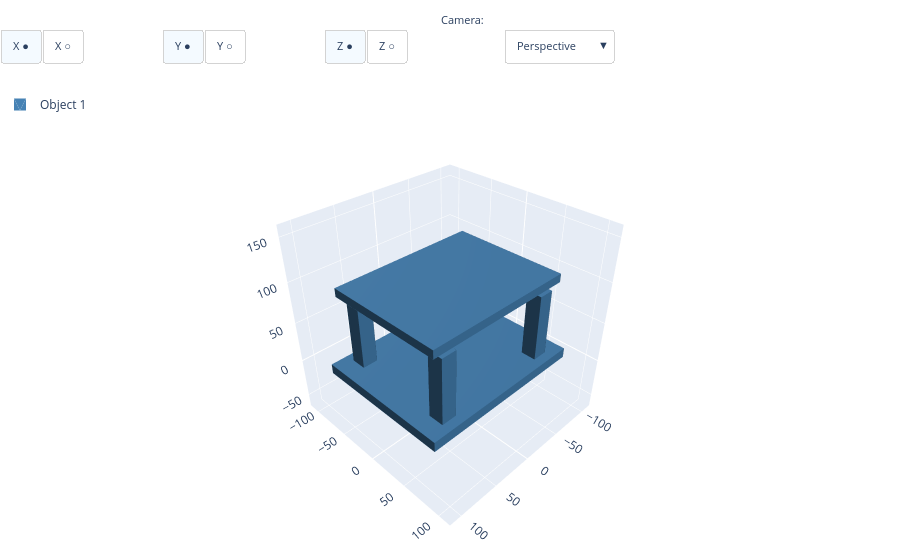

The code cell stored with this chart in its notebook:
### Markdown cell above
---

## 4) Estrutura arquitetônica simples

Agora montamos uma base, quatro pilares e uma laje. O raciocínio é muito parecido com um histórico de operações de projeto.

### Code cell
with b3d.BuildPart() as parte_estrutura_arq:
    b3d.Box(200, 160, 12)

    # Quatro pilares distribuídos nos cantos internos da base
    with b3d.Locations((-70, -60, 46), (70, -60, 46), (-70, 60, 46), (70, 60, 46)):
        b3d.Box(18, 18, 80)

    # Laje superior apoiada sobre os pilares
    with b3d.Locations((0, 0, 97)):
        b3d.Box(180, 140, 10)

modelo4 = parte_estrutura_arq.part
show(modelo4)

### Figure 1 — Plotly figure (JSON) as saved in the notebook; plotly's stock layout.template omitted (floating-point values rounded to 4 significant figures; data arrays with more than 128 entries replaced by an {"elided": "..."} marker saying what was removed)
{"data": [{"color": "steelblue", "flatshading": true, "i": [1, 1, 5, 5, 11, 11, 15, 15, 19, 19, 23, 23, 25, 25, 31, 31, 39, 37, 33, 33, 47, 47, 45, 46, 41, 41, 34, 34, 34, 42, 48, 48, 49, 49, 51, 51, 35, 35, 35, 35, 35, 35, 55, 55, 59, 59, 61, 61, 65, 65, 71, 71, 73, 73, 79, 79, 81, 81, 87, 87, 89, 89, 95, 95, 97, 97, 103, 103, 105, 105, 111, 111, 113, 113, 119, 119, 121, 121, 127, 127, 131, 131, 135, 135, 139, 139, 143, 143], "j": [2, 3, 4, 6, 8, 10, 13, 12, 16, 18, 21, 20, 26, 27, 28, 30, 36, 32, 37, 32, 37, 44, 33, 33, 38, 39, 43, 40, 39, 43, 47, 38, 46, 47, 41, 48, 49, 50, 51, 42, 33, 46, 53, 52, 56, 58, 60, 62, 66, 67, 68, 70, 72, 74, 77, 76, 82, 83, 84, 86, 88, 90, 93, 92, 98, 99, 100, 102, 104, 106, 109, 108, 114, 115, 116, 118, 120, 122, 125, 124, 129, 128, 133, 132, 137, 136, 141, 140], "k": [0, 2, 6, 7, 9, 8, 12, 14, 17, 16, 20, 22, 24, 26, 29, 28, 32, 36, 44, 37, 38, 37, 44, 45, 39, 40, 40, 39, 32, 34, 38, 41, 47, 48, 42, 41, 50, 51, 42, 34, 46, 49, 52, 54, 57, 56, 62, 63, 64, 66, 69, 68, 74, 75, 76, 78, 80, 82, 85, 84, 90, 91, 92, 94, 96, 98, 101, 100, 106, 107, 108, 110, 112, 114, 117, 116, 122, 123, 124, 126, 128, 130, 132, 134, 136, 138, 140, 142], "lighting": {"ambient": 0.4, "diffuse": 0.8, "specular": 0.2}, "name": "Object 1", "opacity": 1, "showlegend": true, "type": "mesh3d", "x": {"elided": "144 int values"}, "y": {"elided": "144 int values"}, "z": {"elided": "144 int values"}}], "layout": {"annotations": [{"font": {"size": 11}, "showarrow": false, "text": "Axes:", "x": -0.01, "xanchor": "right", "xref": "paper", "y": 1.17, "yref": "paper"}, {"font": {"size": 11}, "showarrow": false, "text": "Camera:", "x": 0.54, "xanchor": "right", "xref": "paper", "y": 1.17, "yref": "paper"}], "legend": {"x": 0, "y": 1}, "margin": {"b": 0, "l": 0, "r": 0, "t": 90}, "scene": {"aspectmode": "manual", "aspectratio": {"x": 1, "y": 1, "z": 1}, "camera": {"eye": {"x": 1.5, "y": 1.5, "z": 1.5}, "projection": {"type": "perspective"}, "up": {"x": 0, "y": 0, "z": 1}}, "xaxis": {"backgroundcolor": "rgb(230, 236, 245)", "gridcolor": "white", "gridwidth": 1, "range": [-115.0, 115.0], "showbackground": true, "showgrid": true, "showline": false, "showspikes": true, "showticklabels": true, "title": {"text": ""}, "zeroline": true, "zerolinecolor": "white", "zerolinewidth": 2}, "yaxis": {"backgroundcolor": "rgb(230, 236, 245)", "gridcolor": "white", "gridwidth": 1, "range": [-115.0, 115.0], "showbackground": true, "showgrid": true, "showline": false, "showspikes": true, "showticklabels": true, "title": {"text": ""}, "zeroline": true, "zerolinecolor": "white", "zerolinewidth": 2}, "zaxis": {"backgroundcolor": "rgb(230, 236, 245)", "gridcolor": "white", "gridwidth": 1, "range": [-67.0, 163], "showbackground": true, "showgrid": true, "showline": false, "showspikes": true, "showticklabels": true, "title": {"text": ""}, "zeroline": true, "zerolinecolor": "white", "zerolinewidth": 2}}, "updatemenus": [{"active": 0, "bgcolor": "white", "bordercolor": "lightgray", "buttons": [{"args": [{"scene.xaxis": {"backgroundcolor": "rgb(230, 236, 245)", "gridcolor": "white", "gridwidth": 1, "range": [-115.0, 115.0], "showbackground": true, "showgrid": true, "showline": false, "showspikes": true, "showticklabels": true, "title": {"text": ""}, "zeroline": true, "zerolinecolor": "white", "zerolinewidth": 2}}], "label": "X ●", "method": "relayout"}, {"args": [{"scene.xaxis": {"range": [-115.0, 115.0], "showbackground": false, "showgrid": false, "showline": false, "showspikes": false, "showticklabels": false, "title": {"text": ""}, "zeroline": false}}], "label": "X ○", "method": "relayout"}], "direction": "right", "font": {"size": 11}, "showactive": true, "type": "buttons", "x": 0, "xanchor": "left", "y": 1.13, "yanchor": "top"}, {"active": 0, "bgcolor": "white", "bordercolor": "lightgray", "buttons": [{"args": [{"scene.yaxis": {"backgroundcolor": "rgb(230, 236, 245)", "gridcolor": "white", "gridwidth": 1, "range": [-115.0, 115.0], "showbackground": true, "showgrid": true, "showline": false, "showspikes": true, "showticklabels": true, "title": {"text": ""}, "zeroline": true, "zerolinecolor": "white", "zerolinewidth": 2}}], "label": "Y ●", "method": "relayout"}, {"args": [{"scene.yaxis": {"range": [-115.0, 115.0], "showbackground": false, "showgrid": false, "showline": false, "showspikes": false, "showticklabels": false, "title": {"text": ""}, "zeroline": false}}], "label": "Y ○", "method": "relayout"}], "direction": "right", "font": {"size": 11}, "showactive": true, "type": "buttons", "x": 0.18, "xanchor": "left", "y": 1.13, "yanchor": "top"}, {"active": 0, "bgcolor": "white", "bordercolor": "lightgray", "buttons": [{"args": [{"scene.zaxis": {"backgroundcolor": "rgb(230, 236, 245)", "gridcolor": "white", "gridwidth": 1, "range": [-67.0, 163], "showbackground": true, "showgrid": true, "showline": false, "showspikes": true, "showticklabels": true, "title": {"text": ""}, "zeroline": true, "zerolinecolor": "white", "zerolinewidth": 2}}], "label": "Z ●", "method": "relayout"}, {"args": [{"scene.zaxis": {"range": [-67.0, 163], "showbackground": false, "showgrid": false, "showline": false, "showspikes": false, "showticklabels": false, "title": {"text": ""}, "zeroline": false}}], "label": "Z ○", "method": "relayout"}], "direction": "right", "font": {"size": 11}, "showactive": true, "type": "buttons", "x": 0.36, "xanchor": "left", "y": 1.13, "yanchor": "top"}, {"active": 0, "bgcolor": "white", "bordercolor": "lightgray", "buttons": [{"args": [{"scene.aspectmode": "manual", "scene.aspectratio": {"x": 1, "y": 1, "z": 1}, "scene.camera": {"eye": {"x": 1.5, "y": 1.5, "z": 1.5}, "projection": {"type": "perspective"}, "up": {"x": 0, "y": 0, "z": 1}}}], "label": "Perspective", "method": "relayout"}, {"args": [{"scene.aspectmode": "manual", "scene.aspectratio": {"x": 1, "y": 1, "z": 1}, "scene.camera": {"eye": {"x": 2.5, "y": 2.5, "z": 2.5}, "projection": {"type": "orthographic"}, "up": {"x": 0, "y": 0, "z": 1}}}], "label": "Orthographic", "method": "relayout"}], "direction": "down", "font": {"size": 11}, "showactive": true, "type": "dropdown", "x": 0.56, "xanchor": "left", "y": 1.13, "yanchor": "top"}]}}
